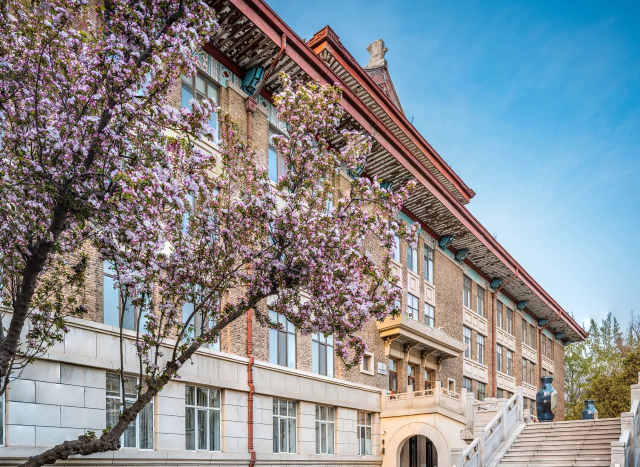
#> input picture common/img/photo3.jpg, 1280 x 933 px, found by its file name (shown at 1/2 size)
$ python resize_photo.py
#> lines starting #> are read from the running program, lines starting #| are printed output that depends on the picture
from PIL import Image

def resize_and_crop(image_path, output_path, target_width, target_height):
#> called with target_width = 400, target_height = 300
    img = Image.open(image_path)
#> img is the input picture: PIL image 1280x933 RGB; mean R, G, B 136, 140.8, 145.1

    original_width, original_height = img.size
#> original_width = 1280; original_height = 933

    new_width = target_width
    new_height = int(target_width * original_height / original_width)
#> new_height = 291
    img_resized = img.resize((new_width, new_height))
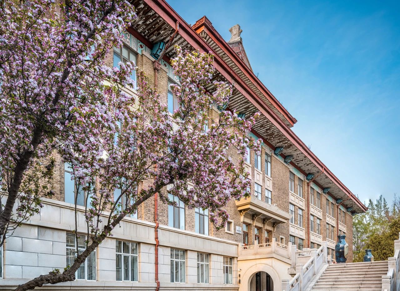
#> img_resized: PIL image 400x291 RGB; mean R, G, B 136, 140.8, 145.1

    left = 0
    top = (new_height - target_height) // 2
#> top = -5
    right = new_width
    bottom = top + target_height
#> bottom = 295

    img_cropped = img_resized.crop((left, top, right, bottom))
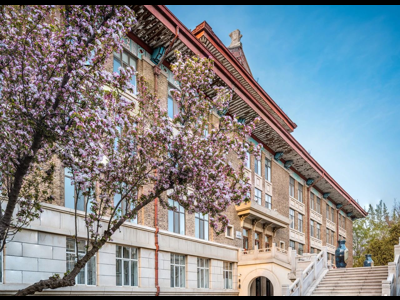
#> img_cropped: PIL image 400x300 RGB; mean R, G, B 131.9, 136.5, 140.8

    img_cropped.save(output_path)

image_path = 'D:/Downloads/CNEuropean.github.io/common/img/photo3.jpg'
output_path = image_path.replace('.jpg', '-resized.jpg')
# output_path = image_path.replace('.png', '-resized.png')
# pattern for people images
# target_width = 300
# target_height = 400
# patern for group images
target_width = 400
target_height = 300

resize_and_crop(image_path, output_path, target_width, target_height)

$ run again, with common/img/photo16.jpg copied over common/img/photo3.jpg
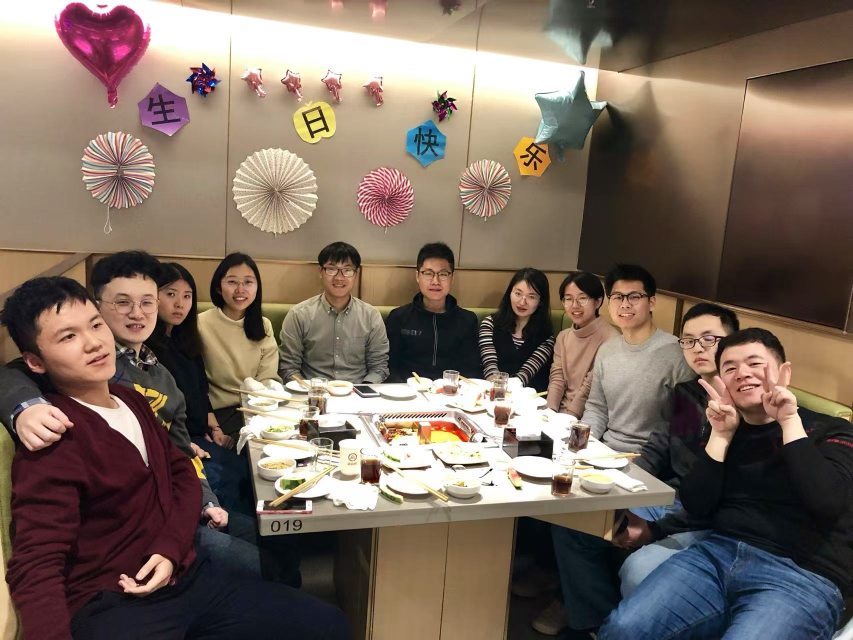
#> input picture common/img/photo16.jpg, 1706 x 1279 px, found by its file name (shown at 1/2 size)
#> in resize_and_crop, img is the input picture: PIL image 1706x1279 RGB; mean R, G, B 121.9, 105.8, 94.2
#> in resize_and_crop, `img_resized = img.resize((new_width, new_height))`:
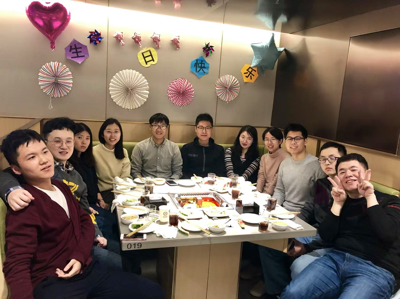
#> img_resized: PIL image 400x299 RGB; mean R, G, B 121.9, 105.8, 94.2
#> in resize_and_crop, `img_cropped = img_resized.crop((left, top, right, bottom))`:
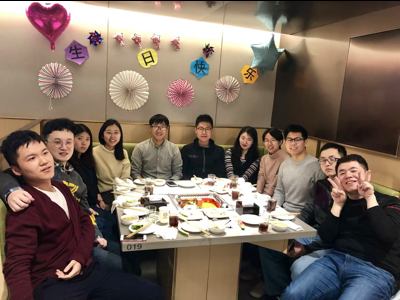
#> img_cropped: PIL image 400x300 RGB; mean R, G, B 121.5, 105.5, 93.9

$ run again, with common/img/photo17.jpg copied over common/img/photo3.jpg
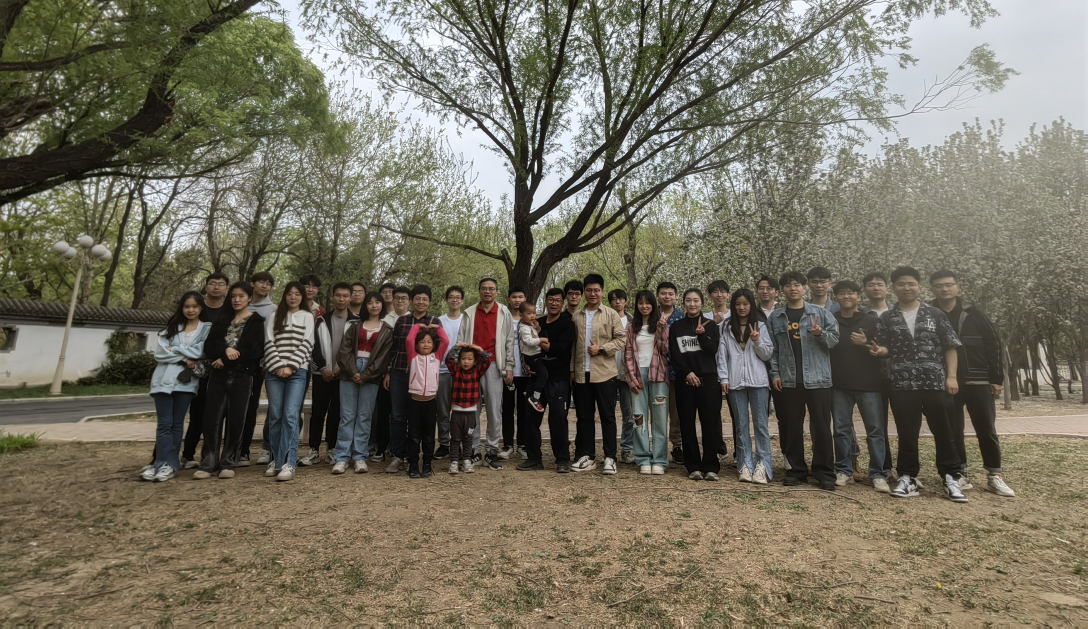
#> input picture common/img/photo17.jpg, 3264 x 1885 px, found by its file name (shown at 1/3 size)
#> in resize_and_crop, img is the input picture: PIL image 3264x1885 RGB; mean R, G, B 114.9, 110.1, 95.2
#> in resize_and_crop, `img_resized = img.resize((new_width, new_height))`:
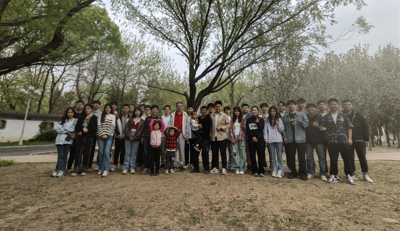
#> img_resized: PIL image 400x231 RGB; mean R, G, B 114.9, 110.1, 95.2
#> in resize_and_crop, `img_cropped = img_resized.crop((left, top, right, bottom))`:
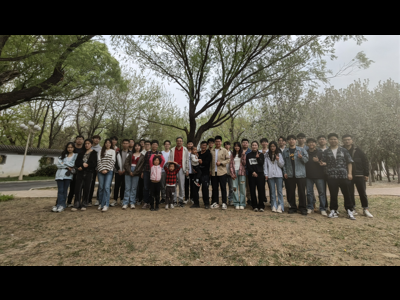
#> img_cropped: PIL image 400x300 RGB; mean R, G, B 88.5, 84.8, 73.3
